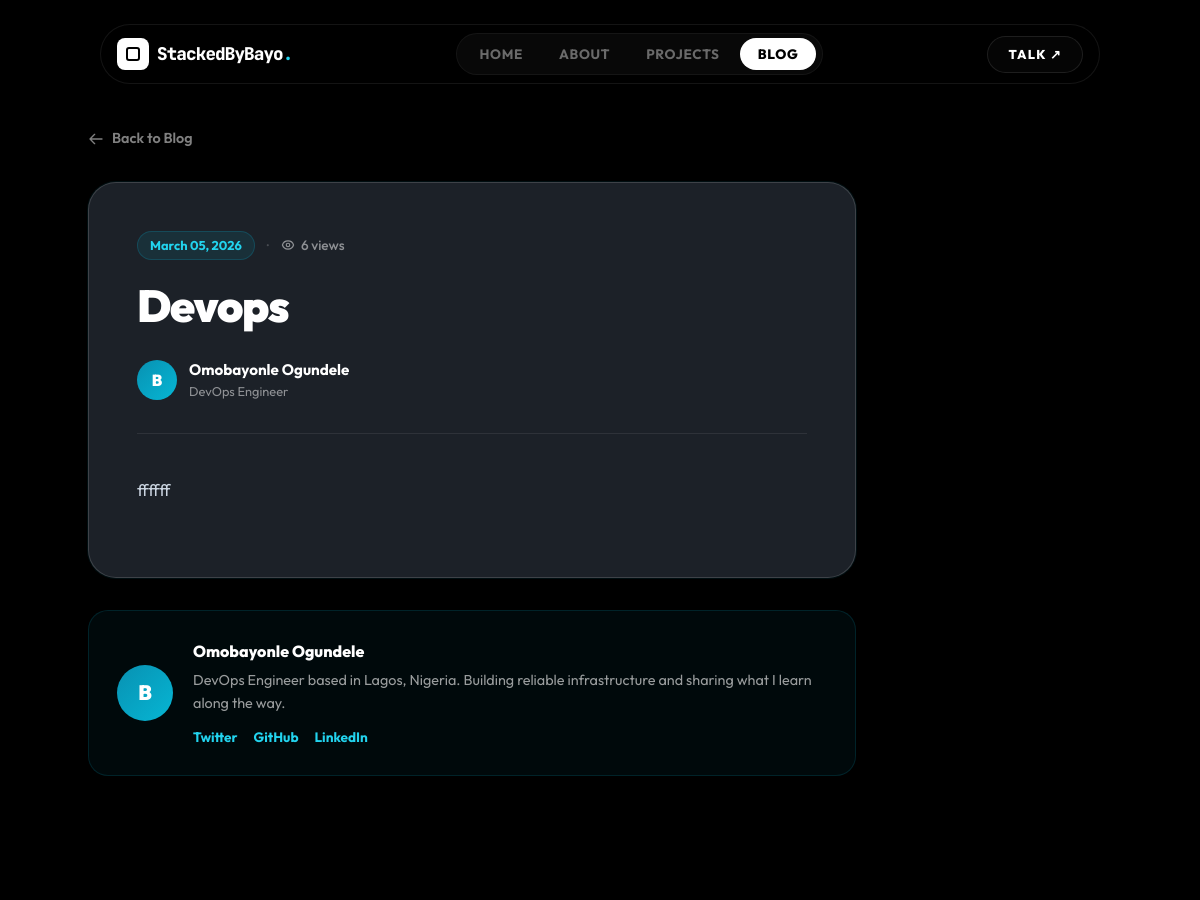
Page /blog/3 (upper part) on the earlier database version.
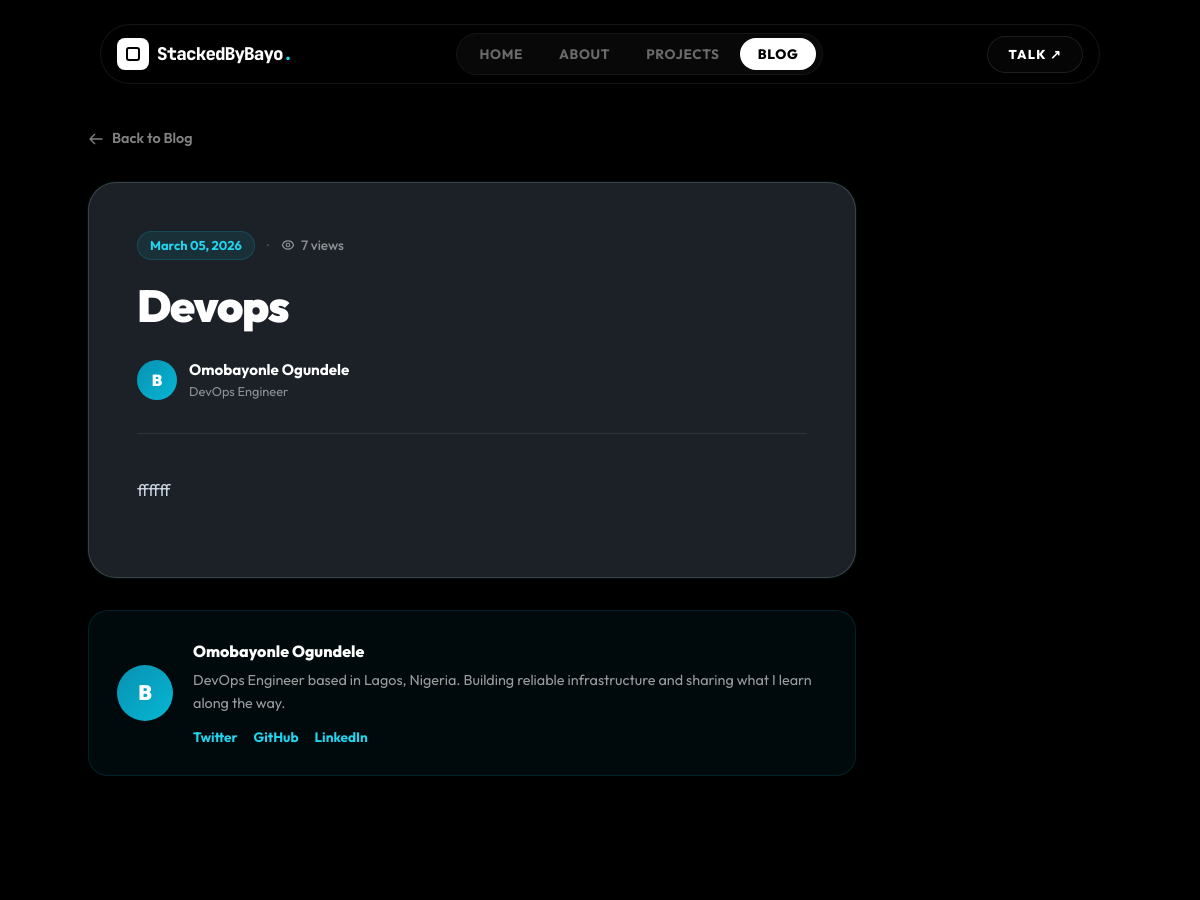
Same page on the later database version.
### app/models.py (models this page shows)
class Post(db.Model):
    id = db.Column(db.Integer, primary_key=True)
    title = db.Column(db.String(200), nullable=False)
    body = db.Column(db.Text, nullable=False)
    created_at = db.Column(db.DateTime, default=datetime.utcnow)
    views = db.Column(db.Integer, default=0)
    comments = db.relationship('Comment', backref='post', lazy=True)

### app/__init__.py (the view, shortened to what this page needs)
    @app.route("/blog/<int:post_id>", methods=["GET", "POST"])
    def post(post_id):
        post = Post.query.get_or_404(post_id)
        comments = Comment.query.filter_by(post_id=post_id, approved=True).order_by(Comment.created_at.desc()).all()
        post.views = (post.views or 0) + 1
        db.session.commit()
        post_body = md.markdown(post.body, extensions=['fenced_code', 'codehilite', 'tables', 'nl2br'])
        return render_template("post.html", post=post, comments=comments, post_body=post_body)

### app/templates/post.html (shortened to what the changed rows need)
{% extends "base.html" %}
{% block content %}
<div style="padding: 0 16px 60px;">
  <div class="max-w-3xl" id="post-layout-col" style="margin-left: clamp(8px, 6vw, 120px);">
    <div class="post-reading-area">
        <div style="padding: 48px 48px 0;" id="post-header-pad">
            <div style="display:flex;align-items:center;gap:12px;margin-bottom:20px;flex-wrap:wrap;">
                <span style="font-size:0.8rem;font-weight:700;color:var(--cyan-light);background:rgba(6,182,212,0.1);border:1px solid rgba(6,182,212,0.2);padding:4px 12px;border-radius:100px;">{{ post.created_at.strftime('%B %d, %Y') }}</span>
                <span style="color:rgba(255,255,255,0.2);">·</span>
                <span style="display:flex;align-items:center;gap:6px;font-size:0.85rem;color:rgba(255,255,255,0.5);font-weight:500;">
                    {{ post.views or 0 }} views
                </span>
            </div>
            <h1 style="font-size:clamp(1.8rem,4vw,2.8rem);font-weight:900;color:#fff;line-height:1.15;margin-bottom:28px;letter-spacing:-0.03em;white-space:normal !important;overflow-wrap:break-word !important;word-break:break-word !important;">{{ post.title }}</h1>
            <div style="display:flex;align-items:center;gap:12px;padding-bottom:32px;border-bottom:1px solid rgba(255,255,255,0.08);">
                <div style="width:40px;height:40px;border-radius:50%;background:linear-gradient(135deg,#0891b2,#06b6d4);display:flex;align-items:center;justify-content:center;font-size:1rem;font-weight:900;color:#fff;flex-shrink:0;">B</div>
                <div>
                </div>
            </div>
        </div>
        <div style="padding: 40px 48px 48px;" id="post-body-pad">
            <div class="prose-content">
                {{ post_body | safe }}
            </div>
        </div>
    </div>
  </div>
</div>
{% endblock %}

Differences in the rows shown:
changed Post "Devops": views "6" → "7"
